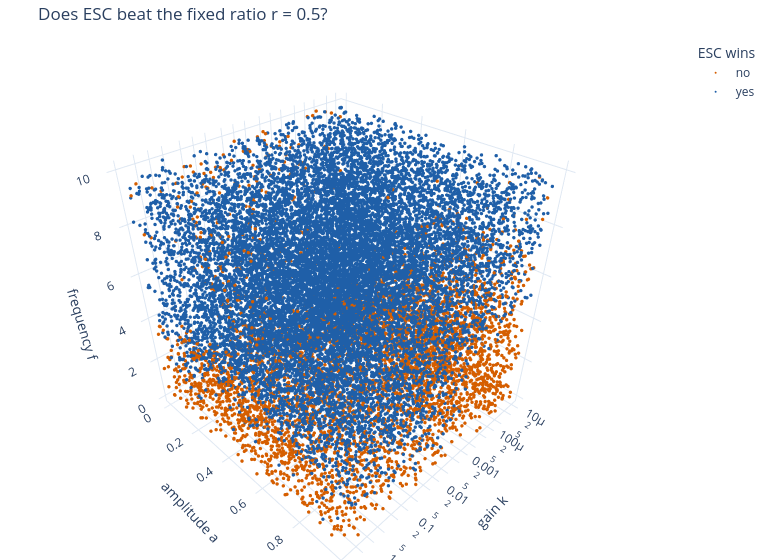

The code cell stored with this chart in its notebook:
### Markdown cell above
#### Added plots (does ESC beat the fixed ratio; gain on a logarithmic axis)

### Code cell
esc.scatter3d(df, 'choose_ESC', discrete=True, sample=20000, title='Does ESC beat the fixed ratio r = 0.5?').show()

### Figure 1 — Plotly figure (JSON) as saved in the notebook; plotly's stock layout.template omitted (floating-point values rounded to 4 significant figures; data arrays with more than 128 entries replaced by an {"elided": "..."} marker saying what was removed)
{"data": [{"hovertemplate": "ESC wins=no<br>gain k=%{x}<br>amplitude a=%{y}<br>frequency f=%{z}<extra></extra>", "legendgroup": "no", "marker": {"color": "#d55e00", "size": 2, "symbol": "circle"}, "mode": "markers", "name": "no", "scene": "scene", "showlegend": true, "type": "scatter3d", "x": {"elided": "5055 float values"}, "y": {"elided": "5055 float values"}, "z": {"elided": "5055 float values"}}, {"hovertemplate": "ESC wins=yes<br>gain k=%{x}<br>amplitude a=%{y}<br>frequency f=%{z}<extra></extra>", "legendgroup": "yes", "marker": {"color": "#1f5fa8", "size": 2, "symbol": "circle"}, "mode": "markers", "name": "yes", "scene": "scene", "showlegend": true, "type": "scatter3d", "x": {"elided": "14945 float values"}, "y": {"elided": "14945 float values"}, "z": {"elided": "14945 float values"}}], "layout": {"height": 560, "legend": {"title": {"text": "ESC wins"}, "tracegroupgap": 0}, "margin": {"b": 0, "l": 0, "r": 0, "t": 40}, "scene": {"domain": {"x": [0.0, 1.0], "y": [0.0, 1.0]}, "xaxis": {"title": {"text": "gain k"}, "type": "log"}, "yaxis": {"title": {"text": "amplitude a"}}, "zaxis": {"title": {"text": "frequency f"}}}, "title": {"text": "Does ESC beat the fixed ratio r = 0.5?"}, "width": 760}}
